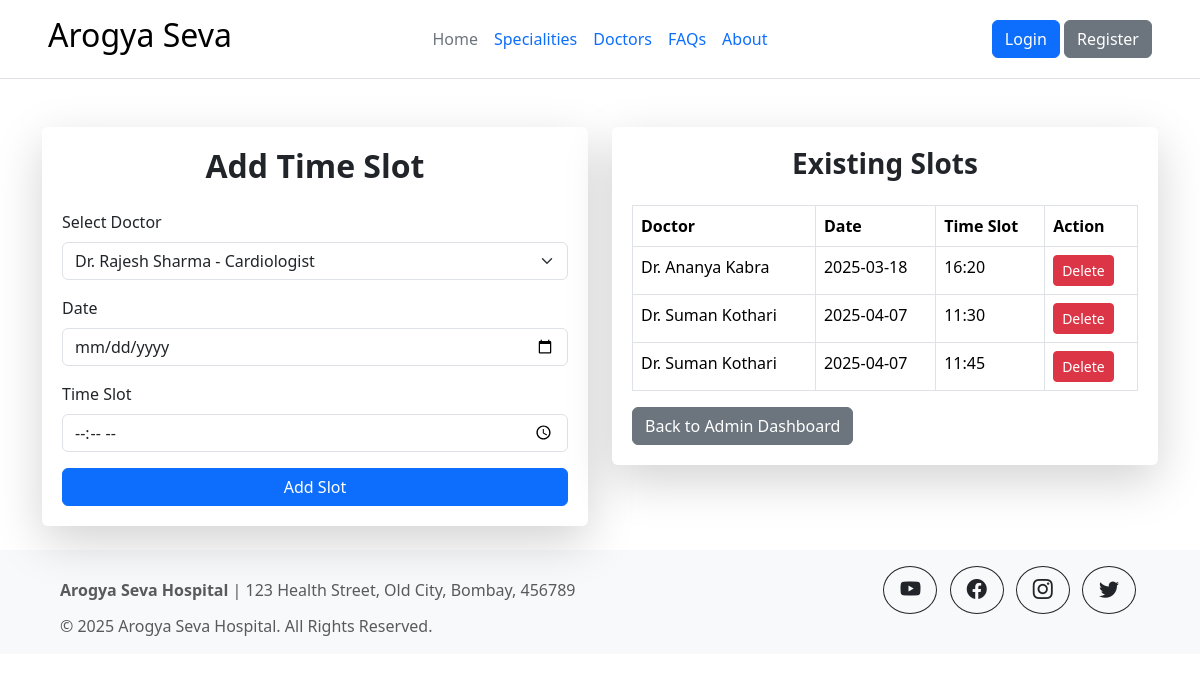
The app's page /admin/add_slots, older data.
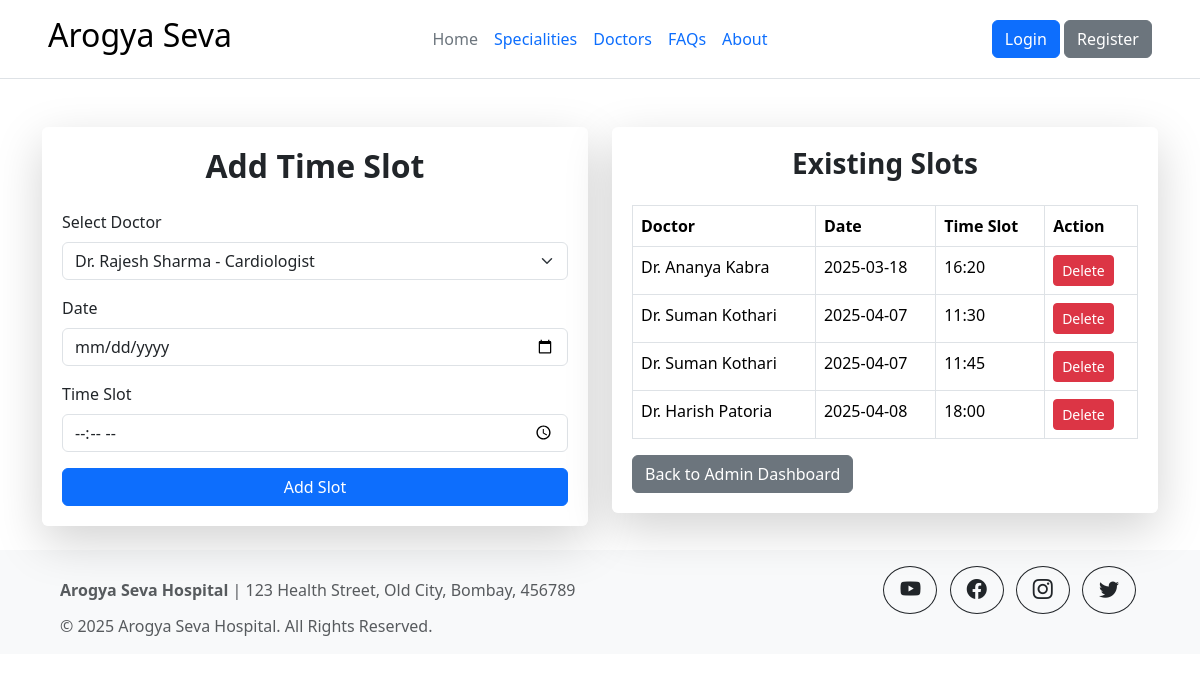
The same page, newer data.
### main.py (models this page shows)
class AppointmentSlot(db.Model):
    id = db.Column(db.Integer, primary_key=True)
    doctor_id = db.Column(db.Integer, db.ForeignKey('doctor.id'), nullable=False)
    date = db.Column(db.String(10), nullable=False)  # Format: YYYY-MM-DD
    time_slot = db.Column(db.String(10), nullable=False)  # Example: "10:00 AM"
    status = db.Column(db.String(10), default="available")  # "available" or "booked"

class Doctor(db.Model):
    id = db.Column(db.Integer, primary_key=True)
    name = db.Column(db.String(100), nullable=False)
    specialization = db.Column(db.String(100), nullable=False)
    experience = db.Column(db.String(50), nullable=False)
    image = db.Column(db.String(200), nullable=True)
    appointments = relationship("AppointmentSlot", backref="doctor", lazy=True)

### main.py (the view, shortened to what this page needs)
@app.route('/admin/add_slots', methods=['GET', 'POST'])
def add_slot():
    from datetime import datetime
    doctors = Doctor.query.all()  # Fetch all doctors for selection
    slots = AppointmentSlot.query.all()  # Fetch all slots
    current_date = datetime.now().strftime('%Y-%m-%d')  # Current date for date picker restriction
    return render_template('add_slots.html', doctors=doctors, slots=slots, current_date=current_date)

### templates/add_slots.html
{% include 'header.html' %}
<div class="container mt-5">
    <div class="row">
        <div class="col-md-6">
            <div class="card shadow-lg border-0 mb-4">
                <div class="card-body">
                    <h2 class="card-title text-center mb-4">Add Time Slot</h2>
                    <form method="POST">
                        <div class="mb-3">
                            <label class="form-label">Select Doctor</label>
                            <select class="form-select" name="doctor_id" required>
                                {% for doctor in doctors %}
                                <option value="{{ doctor.id }}">{{ doctor.name }} - {{ doctor.specialization }}</option>
                                {% endfor %}
                            </select>
                        </div>
                        <div class="mb-3">
                            <label class="form-label">Date</label>
                            <input type="date" class="form-control" name="date" min="{{ current_date }}" required>
                        </div>
                        <div class="mb-3">
                            <label class="form-label">Time Slot</label>
                            <input type="time" class="form-control" name="time_slot" required>
                        </div>
                        <button type="submit" class="btn btn-primary w-100">Add Slot</button>
                    </form>
                </div>
            </div>
        </div>
        <div class="col-md-6">
            <div class="card shadow-lg border-0">
                <div class="card-body">
                    <h3 class="card-title text-center mb-4">Existing Slots</h3>
                    {% if slots %}
                        <table class="table table-bordered table-hover">
                            <thead>
                                <tr>
                                    <th>Doctor</th>
                                    <th>Date</th>
                                    <th>Time Slot</th>
                                    <th>Action</th>
                                </tr>
                            </thead>
                            <tbody>
                                {% for slot in slots %}
                                <tr>
                                    <td>{{ slot.doctor.name if slot.doctor else 'Unknown Doctor' }}</td>
                                    <td>{{ slot.date }}</td>
                                    <td>{{ slot.time_slot }}</td>
                                    <td>
                                        <form method="POST" action="{{ url_for('delete_slot', slot_id=slot.id) }}">
                                            <button type="submit" class="btn btn-danger btn-sm">Delete</button>
                                        </form>
                                    </td>
                                </tr>
                                {% endfor %}
                            </tbody>
                        </table>
                    {% else %}
                        <p class="text-center text-muted">No slots available. Please add some slots.</p>
                    {% endif %}
                    <div>
                        <a href="{{ url_for('admin_dashboard') }}" class="btn btn-secondary">Back to Admin Dashboard</a>
                    </div>
                </div>
            </div>
        </div>
    </div>
</div>
{% include 'footer.html' %}

Row changes from the older to the newer data that the page shows:
added AppointmentSlot: doctor "Dr. Harish Patoria", date "2025-04-08", time_slot "18:00"
